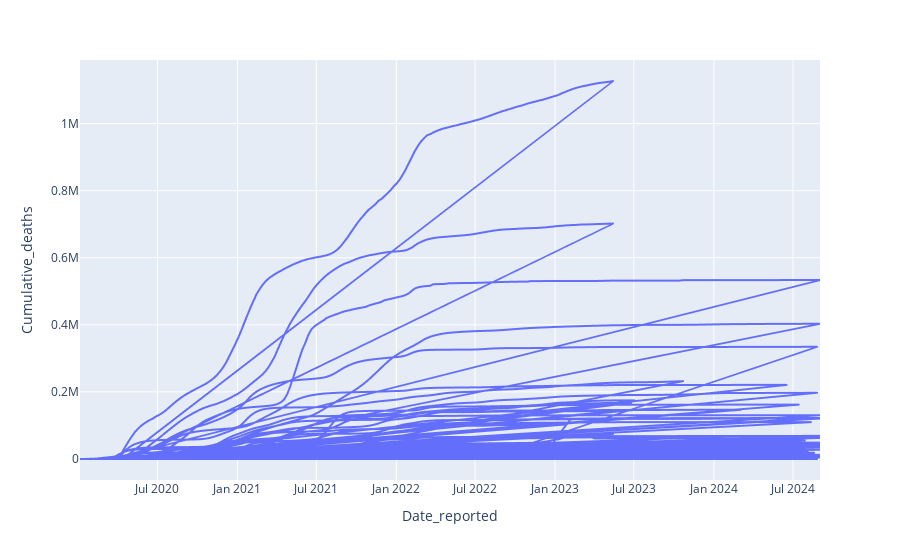

Source (notebook cell):
### Code cell
deaths_analysis = px.line(df_covid,x="Date_reported",y="Cumulative_deaths")
deaths_analysis

### Figure 1 — Plotly figure (JSON) as saved in the notebook; plotly's stock layout.template omitted (floating-point values rounded to 4 significant figures; data arrays with more than 128 entries replaced by an {"elided": "..."} marker saying what was removed)
{"data": [{"hovertemplate": "Date_reported=%{x}<br>Cumulative_deaths=%{y}<extra></extra>", "legendgroup": "", "line": {"color": "#636efa", "dash": "solid"}, "marker": {"symbol": "circle"}, "mode": "lines", "name": "", "showlegend": false, "type": "scattergl", "x": {"elided": "23970 str values"}, "xaxis": "x", "y": {"elided": "23970 int values"}, "yaxis": "y"}], "layout": {"legend": {"tracegroupgap": 0}, "margin": {"t": 60}, "xaxis": {"anchor": "y", "domain": [0, 1], "title": {"text": "Date_reported"}}, "yaxis": {"anchor": "x", "domain": [0, 1], "title": {"text": "Cumulative_deaths"}}}}
